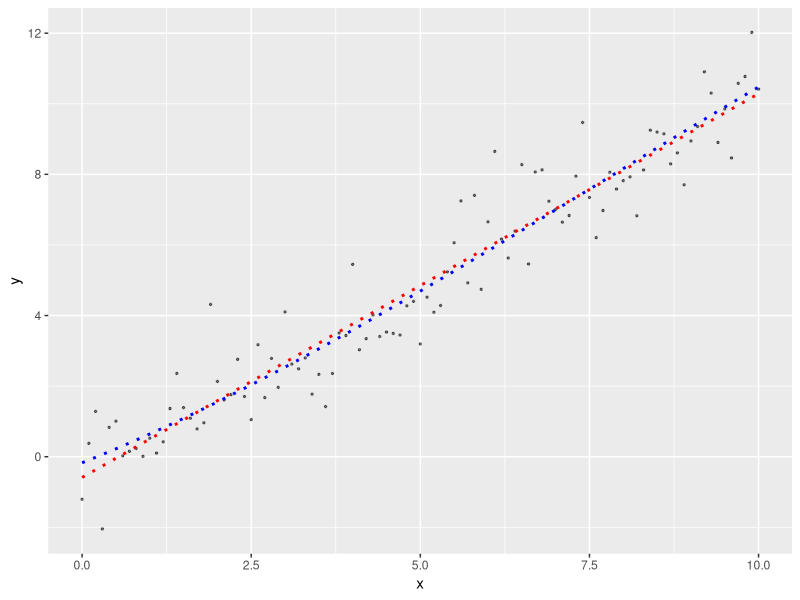

Reproduce this figure in R.
## ---- chunk 1
library(tidyverse)
## ---- chunk 2
set.seed(1234)
# generate data (the truth) y = x + noise where noise is N(0, noise)
x <- seq(0, 10, by = 0.1)
eps <- rnorm(length(x))
# eps <- rnorm(length(x), 0, noise)
y <- x + eps

# put x and y in data frame
df <- data.frame(x = x, y = y)

# fit linear and cubic models
model1 <- lm(y ~ x,df)
model2 <- lm(y ~ poly(x, 3, raw =T), df)

# plot models
p <- df %>%
    ggplot(aes(x = x, y = y)) +
    geom_point(size = 0.5, alpha = .5) +
    geom_smooth(method = 'lm', formula = y ~ x, linetype = 'dotted', color = 'red', se = F) +
    geom_smooth(method = 'lm', formula = y ~ poly(x, 3, raw = TRUE), linetype = 'dotted', color = 'blue', se = F)

# compute training RSS for each model
linear_RSS <- sum((y - model1$fitted.values)^2)
cubic_RSS <- sum((y - model2$fitted.values)^2)

# creates 'news' object: tell us whether the cubic RSS is less than the linear RSS or equal to it
if(cubic_RSS < linear_RSS) {
  news <- print('cubic RSS < linear RSS')
} else {
  news <- print('cubic RSS = linear RSS')
}

print(p)
print(paste('cubic RSS is', cubic_RSS, 'and linear RSS is', linear_RSS, sep = ' '))
print(news)
